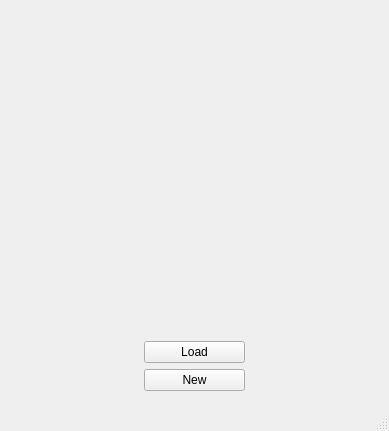
<?xml version="1.0" encoding="UTF-8"?>
<ui version="4.0">
 <class>welcomescreen</class>
 <widget class="QMainWindow" name="welcomescreen">
  <property name="geometry">
   <rect>
    <x>0</x>
    <y>0</y>
    <width>389</width>
    <height>431</height>
   </rect>
  </property>
  <property name="windowTitle">
   <string>Welcome Screen</string>
  </property>
  <widget class="QWidget" name="centralwidget">
   <layout class="QHBoxLayout" name="horizontalLayout">
    <item>
     <widget class="QWidget" name="widget_2" native="true"/>
    </item>
    <item>
     <widget class="QWidget" name="widget_3" native="true">
      <layout class="QVBoxLayout" name="verticalLayout">
       <item>
        <widget class="QWidget" name="widget_4" native="true"/>
       </item>
       <item>
        <widget class="QPushButton" name="pb_load">
         <property name="text">
          <string>Load</string>
         </property>
        </widget>
       </item>
       <item>
        <widget class="QPushButton" name="pb_new">
         <property name="text">
          <string>New</string>
         </property>
        </widget>
       </item>
      </layout>
     </widget>
    </item>
    <item>
     <widget class="QWidget" name="widget" native="true"/>
    </item>
   </layout>
  </widget>
  <widget class="QMenuBar" name="menubar">
   <property name="geometry">
    <rect>
     <x>0</x>
     <y>0</y>
     <width>389</width>
     <height>36</height>
    </rect>
   </property>
  </widget>
  <widget class="QStatusBar" name="statusbar"/>
 </widget>
 <resources/>
 <connections/>
</ui>
